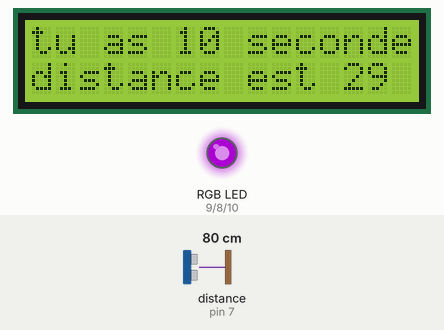
A sketch run on a simulated Arduino Uno, built with avr-gcc and run on an emulated ATmega328P. Shown: 16×2 character LCD, an RGB LED mixed from three pins (HIGH = lit). Inputs (shaded band) come from the test bench; at power-on: distance to the obstacle (sensor on pin 7) 80 cm. The echo pulse lasts 58.3 µs per cm; dim RGB values are drawn brighter than linear; random numbers use the default seed unless the sketch sets one; pins used as bus, display or sensor lines are not drawn.

Above: at 1.2 s.
1.3 s: distance to the obstacle (sensor on pin 7) set to 2 cm
At 11.5 s:
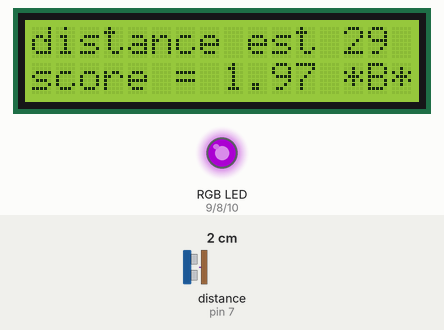
16.3 s: distance to the obstacle (sensor on pin 7) set to 4 cm
At 30.8 s:
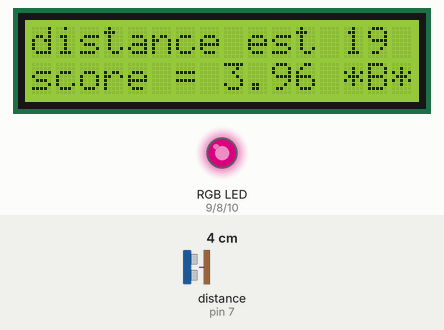
46.3 s: distance to the obstacle (sensor on pin 7) set to 9 cm
At 51.4 s:
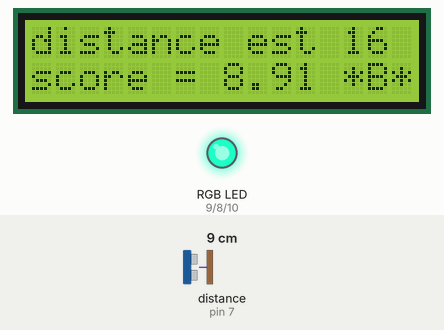
Timing chart, 0 to 121.6 s (numbered marks = the images above; inputs shaded):
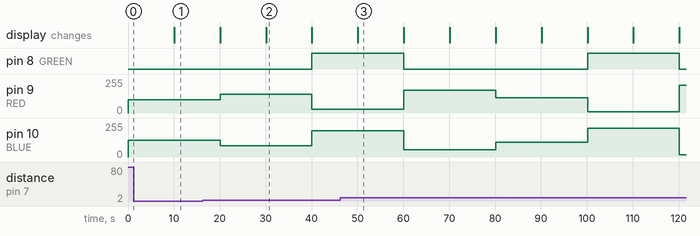

The sketch:

projet5_jeuxdistance.ino
```cpp
#include <LiquidCrystal.h>
#define RED 9
#define GREEN 8
#define BLUE 10
#define TRIG 6
#define ECHO 7

long duree;
float distance;
int dis ;
// RS, E, D4, D5, D6, D7
LiquidCrystal lcd(12, 11, 5, 4, 3, 2);

void setup() {
  pinMode(RED, OUTPUT);
  pinMode(GREEN, OUTPUT);
  pinMode(BLUE, OUTPUT);
  pinMode(TRIG, OUTPUT);
  pinMode(ECHO, INPUT);
  // Initialise le LCD : 16 colonnes, 2 lignes
  lcd.begin(16, 2);


  // Afficher sur la deuxième ligne

}

void loop() {
  // Envoie une impulsion ultrason
  lcd.setCursor(0, 0);
  lcd.print("tu as 10 seconde");
  lcd.setCursor(0, 1);
  lcd.print("distance est ");
  dis=random(8,30);
  lcd.print(String(dis));

  int i =random(0,225);

  analogWrite(RED,225-i);
  analogWrite(GREEN,i);
  analogWrite(BLUE,i);

  delay(10000);
  lcd.clear();
  digitalWrite(TRIG, LOW);
  delayMicroseconds(2);

  digitalWrite(TRIG, HIGH);
  delayMicroseconds(10);

  digitalWrite(TRIG, LOW);

  // Mesure le temps de retour
  duree = pulseIn(ECHO, HIGH);


  // Calcul de la distance en cm
  distance = duree * 0.034 / 2;

  lcd.setCursor(0, 0);
  lcd.print("distance est ");
  lcd.print(String(dis));
  lcd.setCursor(0, 1);
  lcd.print("score = ");
  lcd.print(String(distance));
  if (distance+1 >dis){
    if (distance-1 <dis){
      lcd.print(" *A*");
    }
    else{
      lcd.print(" *B*");

    }
  }
  else{
    lcd.print(" *B*");
  }
  delay(10000);
  lcd.clear();}
```

Measured:
- what the display in image 2 shows lasts 10.0 s, from 30.1 s to 40.1 s
